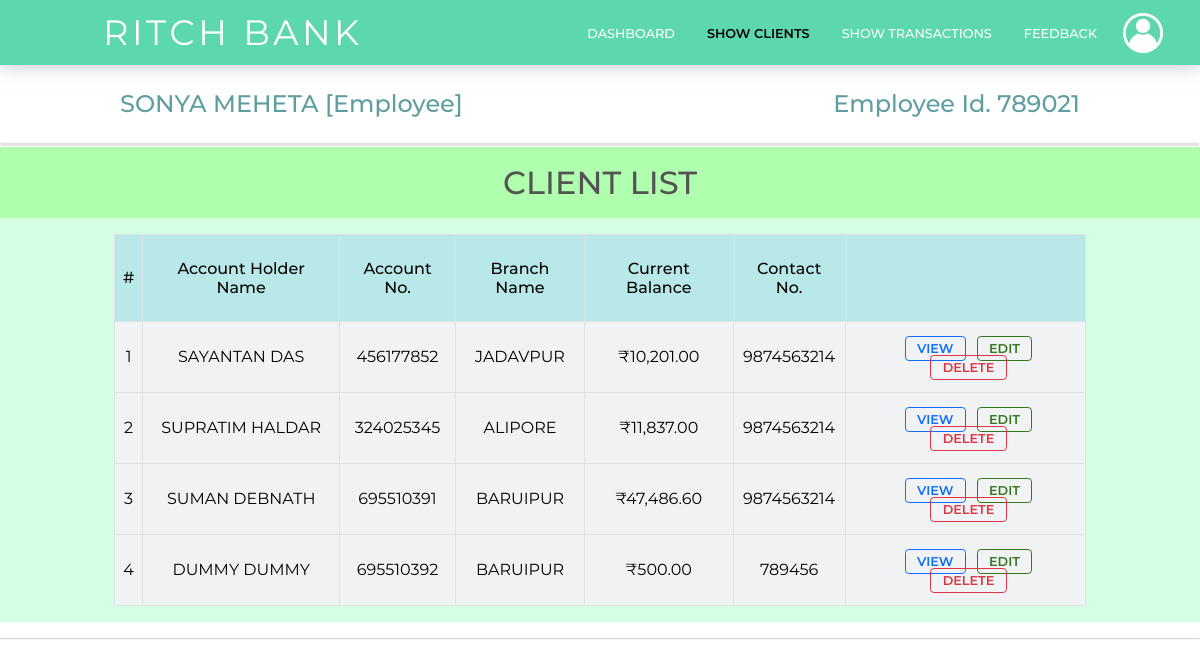
Page /employee/client-list.php (signed in) on the committed database.
### tables this page shows
CREATE TABLE `employeeaccounts` (
  `id` int(50) NOT NULL,
  `first_name` varchar(50) NOT NULL,
  `last_name` varchar(50) NOT NULL,
  `email` varchar(50) NOT NULL,
  `password` varchar(255) NOT NULL,
  `contact_no` bigint(50) NOT NULL,
  `aadhaar_no` bigint(50) NOT NULL,
  `dob` date NOT NULL,
  `address` varchar(255) NOT NULL,
  `emp_id` bigint(50) NOT NULL,
  `city` varchar(50) NOT NULL,
  `district` varchar(50) NOT NULL,
  `state` varchar(50) NOT NULL,
  `date` datetime NOT NULL
);

CREATE TABLE `clientaccounts` (
  `id` int(4) NOT NULL,
  `email` varchar(30) NOT NULL,
  `password` varchar(255) NOT NULL,
  `first_name` varchar(50) NOT NULL,
  `last_name` varchar(50) NOT NULL,
  `gender` varchar(50) NOT NULL,
  `dob` date NOT NULL,
  `balance` double NOT NULL,
  `aadhaar_no` bigint(50) NOT NULL,
  `contact_no` bigint(50) NOT NULL,
  `state` varchar(50) NOT NULL,
  `district` varchar(50) NOT NULL,
  `city` varchar(50) NOT NULL,
  `pincode` int(50) NOT NULL,
  `address` varchar(255) NOT NULL,
  `source` varchar(50) NOT NULL,
  `account_no` bigint(50) NOT NULL,
  `account_type` varchar(50) NOT NULL,
  `branch_id` int(50) NOT NULL,
  `date` datetime NOT NULL
);

CREATE TABLE `branch` (
  `branch_id` int(4) NOT NULL,
  `branch_name` varchar(30) NOT NULL,
  `branch_code` varchar(6) NOT NULL
);

### employee/client-list.php (the view, shortened to what this page needs)
<?php
    include "../backend/connect.php";
?>
<!DOCTYPE html>
<html>
<head>
    <link href = "../css/style.css" rel="stylesheet"></link>
</head>
<body>
    <header>
        <hi class="logo">RITCH BANK</hi>
        <nav>
            <ul>
                <li><a href="employee-dashboard.php">Dashboard</a></li>
                <li><a href="#/" class="active-link">Show Clients</a></li>
                <li><a href="transaction-list.php">Show Transactions</a></li>
                <li><a href="#">Feedback</a></li>
            </ul>
        </nav>
        <div class="login">
            <ul>
                <li><a href="#/"><img class="profile-icon" src="../img/Profile-icon.png" alt="NO img"></a>
                </li>
            </ul>
        </div>
    </header>
    <main>
        <section class="breadcrumbs">
            <div class="breadcrumbs-title">
                <?php
                        $ar = $con->query("SELECT * FROM `employeeAccounts` WHERE `id` = '$_SESSION[employeeId]' LIMIT 1");
                        $userData = $ar->fetch_assoc();
                        echo "  <h2>".$userData['first_name']." ".$userData['last_name']." [Employee]</h2>
                                <h2>Employee Id. ".$userData['emp_id']."</h2>";
                    ?>
            </div>
        </section>
        <hr class="breadcrumbs-hr">
        <section class="container-color-tables">
            <h1>Client List</h1>
            <div class="container">
                <table>
                    <thead>
                        <tr>
                            <th scope="col">#</th>
                            <th scope="col">Account Holder Name</th>
                            <th scope="col">Account No.</th>
                            <th scope="col">Branch Name</th>
                            <th scope="col">Current Balance</th>
                            <th scope="col">Contact No.</th>
                            <th scope="col"></th>
                        </tr>
                    </thead>
                    <tbody>
                        <?php
                            $i=0;
                            $array = $con->query("SELECT * FROM `clientAccounts`, `branch` WHERE `clientaccounts`.`branch_id` = `branch`.`branch_id` ORDER BY `clientAccounts`.`id` ASC");
                            if ($array->num_rows > 0)
                            {
                                while ($row = $array->fetch_assoc())
                                {
                                    $i++;
                                    echo "<tr>
                                            <td scope='row'>".$i."</td>
                                            <td>".$row['first_name']." ".$row['last_name']."</td>
                                            <td>".$row['account_no']."</td>
                                            <td>".$row['branch_name']."</td>
                                            <td class='balCurrent'></td>";
                                            ?>
                                            <?php
                                        echo"<td>".$row['contact_no']."</td>
                                            <td>
                                                <a class='btn btn-view' id='btn-view-table' href='client-details.php?clientID=".$row['id']."'title='View More info'>View</a>
                                                <a class='btn btn-view' id='btn-edit-table' href='client-details-edit.php?id=".$row['id']."'title='Edit Client Details'>Edit</a>
                                                <a class='btn btn-delete' id='btn-delete-table' href='client-list.php?delete=".$row['id']."' onclick='return checkDelete()' title='Delete this account'>Delete</a>
                                            </td>
                                        </tr>";
                                }
                            }
                        ?>
                    </tbody>
                </table>
            </div>
        </section>
        <hr>
    </main>
    <footer></footer>
</body>
</html>

### rows in the picture
employeeaccounts: first_name "SONYA", last_name "MEHETA", emp "789021"
clientaccounts: first_name "SAYANTAN", last_name "DAS", account_no "456177852", branch.branch_name "JADAVPUR", contact_no "9874563214"
clientaccounts: first_name "SUPRATIM", last_name "HALDAR", account_no "324025345", branch.branch_name "ALIPORE", contact_no "9874563214"
clientaccounts: first_name "SUMAN", last_name "DEBNATH", account_no "695510391", branch.branch_name "BARUIPUR", contact_no "9874563214"
clientaccounts: first_name "DUMMY", last_name "DUMMY", account_no "695510392", branch.branch_name "BARUIPUR", contact_no "789456"
